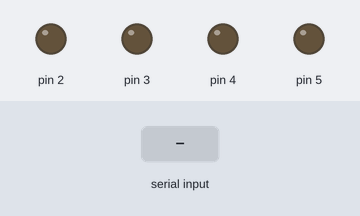
The sketch below on a simulated Arduino Uno, built with avr-gcc and run on an emulated ATmega328P. Parts: output pins drawn as LEDs (lit = HIGH). Inputs (shaded band) come from the test bench.

Above: at 1.2 s.
1.3 s: "1" received over Serial
At 2.3 s:
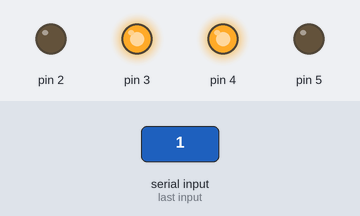
Timing chart, 0 to 4.3 s (numbered marks = the images above; inputs shaded):
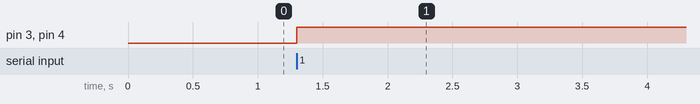

The sketch:

sketch_jul05a.ino
```cpp
void setup()
{
  pinMode(2,OUTPUT);
  pinMode(3,OUTPUT);
  pinMode(4,OUTPUT);
  pinMode(5,OUTPUT);
  Serial.begin(9600);
}

void loop()
{
  if(Serial.available()>0)
  {
     digitalWrite(2,LOW);
     digitalWrite(3,HIGH);
     digitalWrite(4,HIGH);
     digitalWrite(5,LOW);
  }
}
```

Measured:
- after the input at 1.3 s, pin 3, pin 4: LOW → HIGH at once
